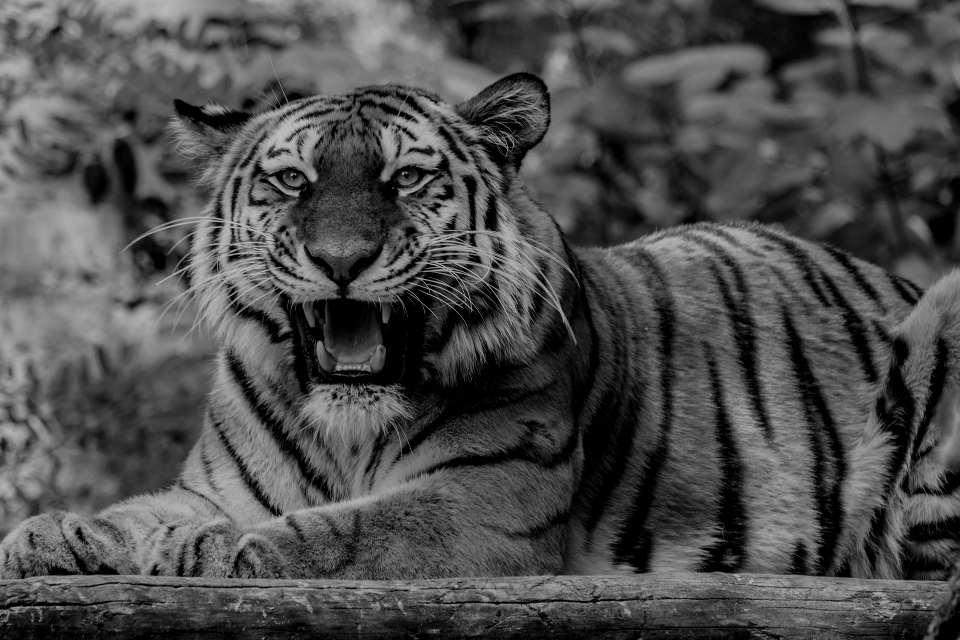
#> input picture LV2/tiger.png, 960 x 640 px
$ python zadatak3.py
#> lines starting #> are read from the running program, lines starting #| are printed output that depends on the picture
import numpy as np
import matplotlib.pyplot as plt

img = plt.imread("tiger.png")
#> img is the input picture: shape (640, 960, 4) float32; mean R, G, B, A 0.303, 0.303, 0.303, 1
img = img[:,:,0].copy()
#> img: shape (640, 960) float32
h,w = img.shape
#> h = 640; w = 960

for i in range(0,h):
    for j in range(0,w):
        img[i][j] = img[i][j]+0.1
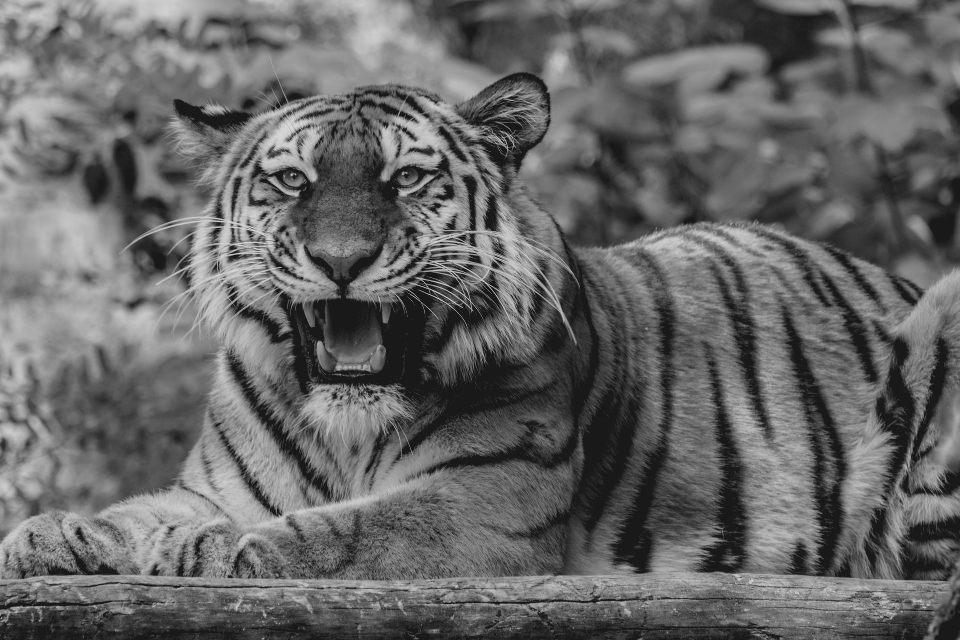
#> img: shape (640, 960) float32; min 0.1, max 0.849, mean 0.402
print(img)
#> (printed output is left out)
print(img.shape)
#| (640, 960)
print(img.dtype)
#| float32
plt.figure()
plt.imshow(img, cmap="gray")

img_rot = np.zeros((w,h))
for i in range (0,h):
    img_rot[:,h-1-i] = img[i,:]
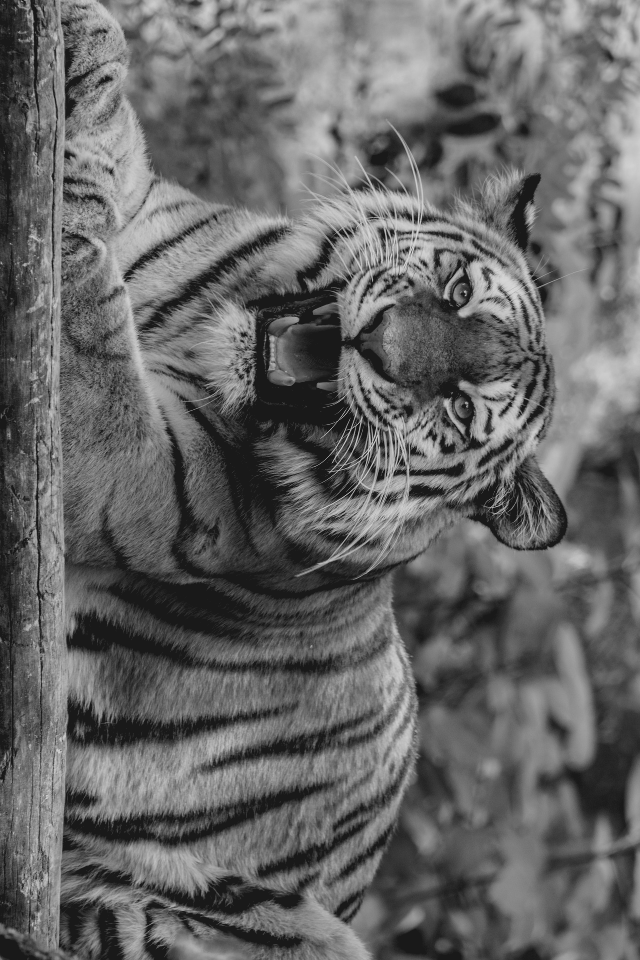
#> img_rot: shape (960, 640) float64; min 0.1, max 0.849, mean 0.402

#imgrot90 = np.rot90(img)

img_mirror = np.zeros((w,h))
for i in range (w):
    img_mirror[w-1-i,:]= img_rot[i,:]
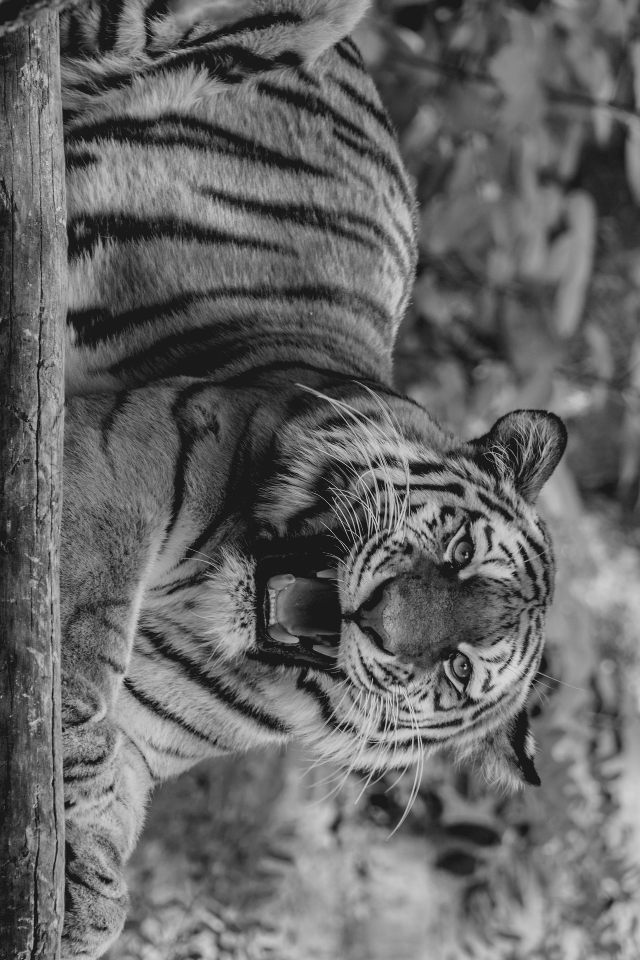
#> img_mirror: shape (960, 640) float64; min 0.1, max 0.849, mean 0.402
scaling_factor = 10
img_resized = np.zeros((w//scaling_factor,h//scaling_factor))
for i in range(w):
    for j in range(h):
        i_resized = i // scaling_factor
        j_resized = j // scaling_factor
        if (i + scaling_factor) % 10 == 0 and (j + scaling_factor) % 10 == 0:
            img_resized[i_resized,j_resized]= img_mirror[i,j]
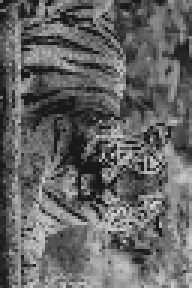
#> img_resized: shape (96, 64) float64 (shown 3 times larger); min 0.1, max 0.833, mean 0.399


img_second_forth = np.zeros((h,w))
for i in range(h):
    for j in range(w):
        if 240 <= j < 480:
            img_second_forth[i,j]=img[i,j]
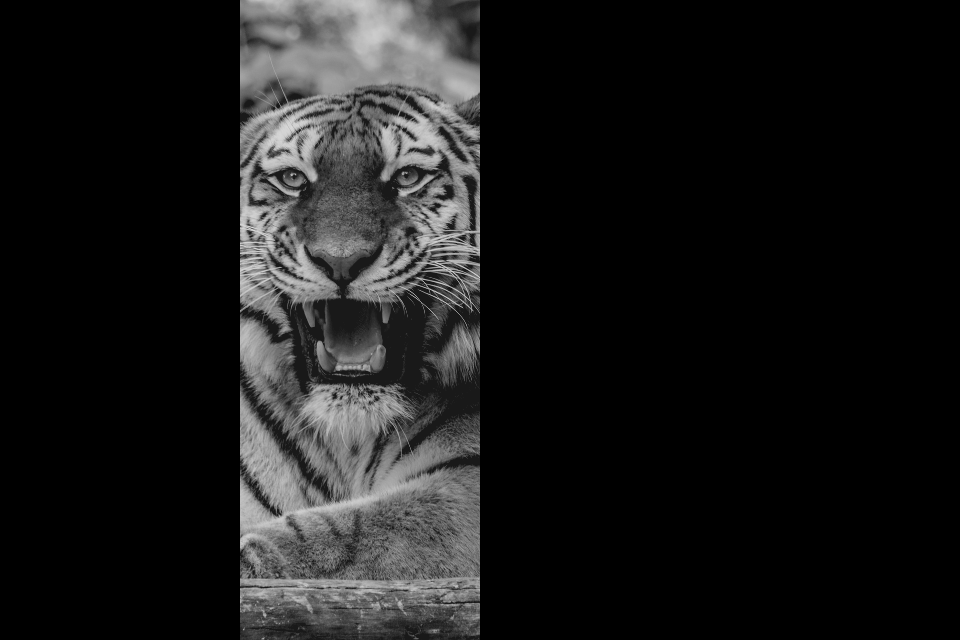
#> img_second_forth: shape (640, 960) float64; min 0, max 0.849, mean 0.102


plt.figure()
plt.imshow(img_rot,cmap="gray")
plt.figure()
plt.imshow(img_mirror, cmap="gray")
plt.figure()
plt.imshow(img_resized,cmap ="gray")
plt.figure()
plt.imshow(img_second_forth, cmap="gray")
plt.show()
